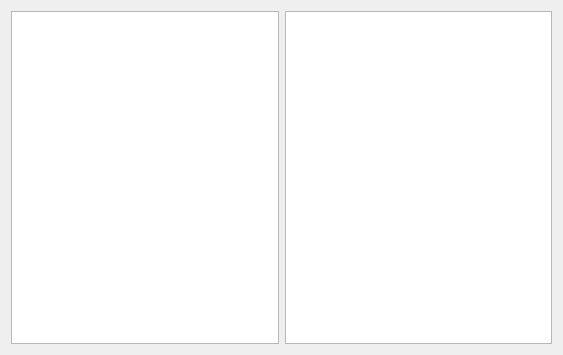
<?xml version="1.0" encoding="UTF-8"?>
<ui version="4.0">
 <class>QKeyBoardClass</class>
 <widget class="QWidget" name="QKeyBoardClass">
  <property name="geometry">
   <rect>
    <x>0</x>
    <y>0</y>
    <width>563</width>
    <height>355</height>
   </rect>
  </property>
  <property name="windowTitle">
   <string>QKeyBoard</string>
  </property>
  <layout class="QGridLayout" name="gridLayout">
   <item row="0" column="0">
    <widget class="QTextEdit" name="textEdit_press">
     <property name="focusPolicy">
      <enum>Qt::NoFocus</enum>
     </property>
     <property name="readOnly">
      <bool>true</bool>
     </property>
    </widget>
   </item>
   <item row="0" column="1">
    <widget class="QTextEdit" name="textEdit_release">
     <property name="focusPolicy">
      <enum>Qt::NoFocus</enum>
     </property>
     <property name="readOnly">
      <bool>true</bool>
     </property>
    </widget>
   </item>
  </layout>
 </widget>
 <layoutdefault spacing="6" margin="11"/>
 <resources>
  <include location="qkeyboard.qrc"/>
 </resources>
 <connections/>
</ui>
